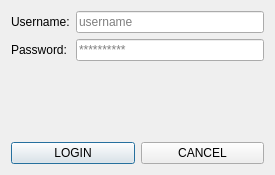
<?xml version="1.0" encoding="UTF-8"?>
<ui version="4.0">
 <class>Fm_Login</class>
 <widget class="QDialog" name="Fm_Login">
  <property name="geometry">
   <rect>
    <x>0</x>
    <y>0</y>
    <width>275</width>
    <height>175</height>
   </rect>
  </property>
  <property name="windowTitle">
   <string>Dialog</string>
  </property>
  <layout class="QVBoxLayout" name="verticalLayout">
   <item>
    <layout class="QFormLayout" name="formLayout">
     <item row="0" column="0">
      <widget class="QLabel" name="L_Name">
       <property name="text">
        <string>Username:</string>
       </property>
      </widget>
     </item>
     <item row="0" column="1">
      <widget class="QLineEdit" name="Txt_Name">
       <property name="placeholderText">
        <string>username</string>
       </property>
      </widget>
     </item>
     <item row="1" column="0">
      <widget class="QLabel" name="L_Password">
       <property name="text">
        <string>Password:</string>
       </property>
      </widget>
     </item>
     <item row="1" column="1">
      <widget class="QLineEdit" name="Txt_Password">
       <property name="echoMode">
        <enum>QLineEdit::Password</enum>
       </property>
       <property name="placeholderText">
        <string>**********</string>
       </property>
      </widget>
     </item>
    </layout>
   </item>
   <item>
    <spacer name="verticalSpacer">
     <property name="orientation">
      <enum>Qt::Vertical</enum>
     </property>
     <property name="sizeHint" stdset="0">
      <size>
       <width>20</width>
       <height>40</height>
      </size>
     </property>
    </spacer>
   </item>
   <item>
    <layout class="QHBoxLayout" name="horizontalLayout">
     <item>
      <widget class="QPushButton" name="Bt_Login">
       <property name="text">
        <string>LOGIN</string>
       </property>
      </widget>
     </item>
     <item>
      <widget class="QPushButton" name="Bt_Cancel">
       <property name="text">
        <string>CANCEL</string>
       </property>
      </widget>
     </item>
    </layout>
   </item>
   <item>
    <layout class="QVBoxLayout" name="verticalLayout_2">
     <property name="spacing">
      <number>6</number>
     </property>
     <property name="topMargin">
      <number>0</number>
     </property>
     <property name="bottomMargin">
      <number>0</number>
     </property>
    </layout>
   </item>
  </layout>
 </widget>
 <resources/>
 <connections/>
</ui>
